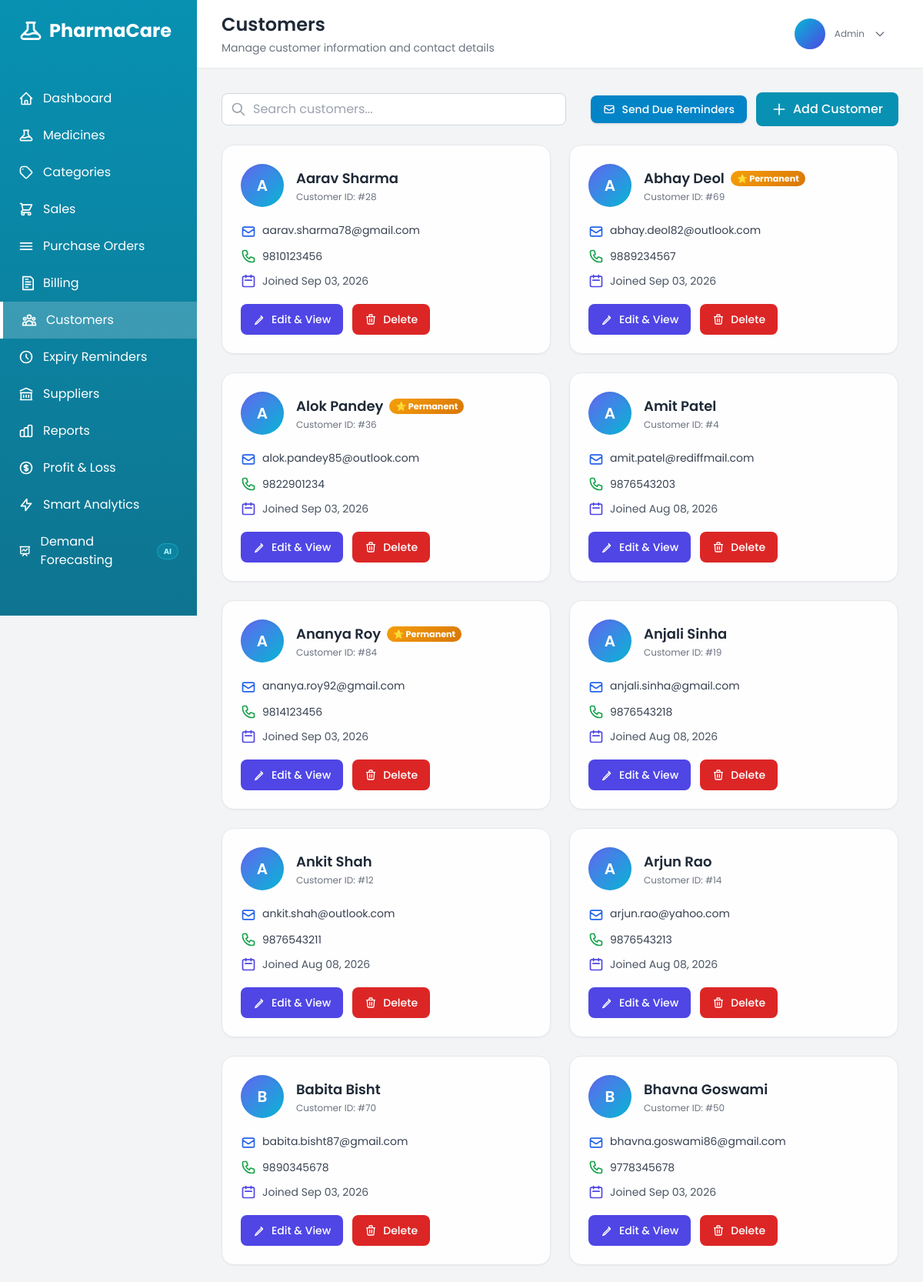
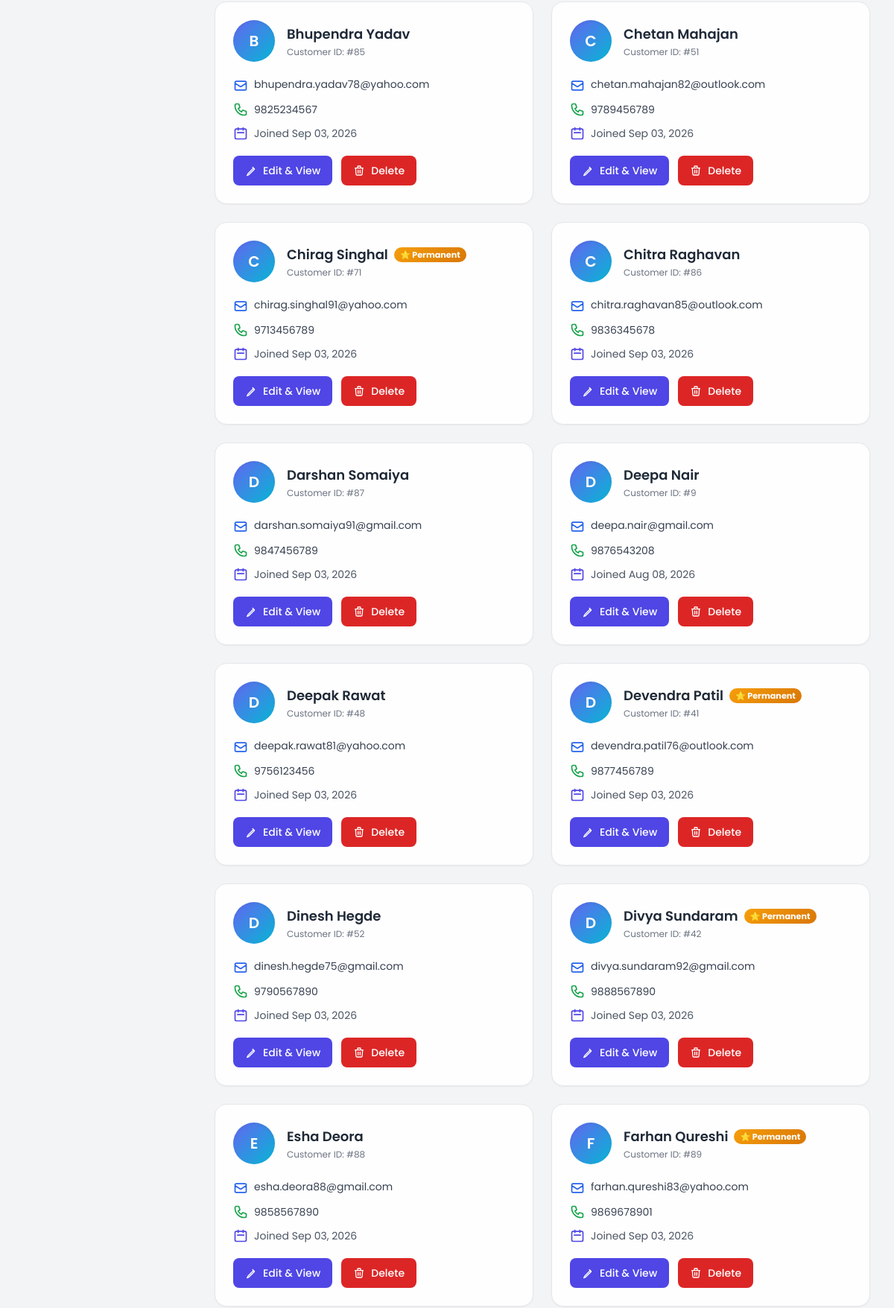
Page /customer/ (signed in, upper part) on the committed database (2 pictures, top to bottom).
### MediApp/models.py (models this page shows, shortened)
class User(AbstractUser):
    ROLE_CHOICES = [
        ('admin', 'Admin'),
        ('pharmacist', 'Pharmacist'),
        ('assistant', 'Assistant'),
    ]
    role = models.CharField(max_length=20, choices=ROLE_CHOICES, default='assistant')
    contact_number = models.CharField(max_length=15, blank=True)

class Customer(models.Model):
    name = models.CharField(max_length=100)
    email = models.EmailField()
    contact_number = models.CharField(max_length=15)
    is_permanent = models.BooleanField(
        default=False,
        help_text='Mark as permanent/loyal member to receive stock availability notifications.'
    )
    created_by = models.ForeignKey(
        'User',
        on_delete=models.SET_NULL,
        null=True,
        blank=True,
        related_name='customers_created'
    )
    created_at = models.DateTimeField(default=timezone.now)
    updated_at = models.DateTimeField(auto_now=True)
    class Meta:
        ordering = ['name']

### MediApp/views.py (the view)
# urls.py: path('customer/', views.customer_list, name='customer_list'),
@assistant_or_above
def customer_list(request):
    search_query = request.GET.get('search', '').strip()
    customers_qs = owner_scope_queryset(request, Customer.objects.prefetch_related('reminders'), 'created_by')
    if search_query:
        customers_qs = customers_qs.filter(
            Q(name__icontains=search_query) |
            Q(email__icontains=search_query) |
            Q(contact_number__icontains=search_query)
        )
    total_count = customers_qs.count()
    page = request.GET.get('page', 1)
    paginator = Paginator(customers_qs, 24)
    try:
        customers = paginator.page(page)
    except PageNotAnInteger:
        customers = paginator.page(1)
    except EmptyPage:
        customers = paginator.page(paginator.num_pages)
    context = {
        'customers': customers,
        'paginator': paginator,
        'page_obj': customers,
        'is_paginated': customers.has_other_pages(),
        'total_count': total_count,
        'search_query': search_query,
    }
    return render(request, 'customer/customer_list.html', context)

### MediApp/templates/customer/customer_list.html (shortened to what this page needs)
{% extends 'base.html' %}
{% block page_title %}Customers{% endblock %}
{% block page_subtitle %}Manage customer information and contact details{% endblock %}
{% block content %}
<div class="mb-6 flex flex-col sm:flex-row items-center justify-between gap-4">
  <form method="get" class="relative w-full sm:max-w-md">
    <input
      type="text"
      name="search"
      value="{{ search_query }}"
      id="searchInput"
      class="w-full pl-10 pr-10 py-2 border border-gray-300 rounded-lg
             focus:ring-2 focus:ring-indigo-500 focus:border-indigo-500 transition duration-150"
      placeholder="Search customers..."
      aria-label="Search Customers"
      oninput="handleSearchInput()"
    >
  </form>
  <div class="flex items-center gap-3 w-full sm:w-auto">
    <button onclick="sendDueReminders()" id="sendDueRemindersBtn"
            class="px-4 py-2 text-sm font-medium text-white bg-sky-600 hover:bg-sky-700 active:bg-sky-800 rounded-lg shadow transition flex items-center justify-center gap-2 w-full sm:w-auto">
      <svg class="w-4 h-4" fill="none" stroke="currentColor" viewBox="0 0 24 24">
        <path stroke-linecap="round" stroke-linejoin="round" stroke-width="2" d="M3 8l7.89 5.26a2 2 0 002.22 0L21 8M5 19h14a2 2 0 002-2V7a2 2 0 00-2-2H5a2 2 0 00-2 2v10a2 2 0 002 2z"/>
      </svg>
      <span>Send Due Reminders</span>
    </button>
    <button onclick="openAddCustomerModal()"
            class="btn btn-primary w-full sm:w-auto flex items-center justify-center gap-2">
      <svg class="w-5 h-5" fill="none" stroke="currentColor" viewBox="0 0 24 24">
        <path stroke-linecap="round" stroke-linejoin="round" stroke-width="2"
              d="M12 4v16m8-8H4"/>
      </svg>
      Add Customer
    </button>
  </div>
</div>
<div class="grid grid-cols-1 lg:grid-cols-2 gap-6">
  {% for customer in customers %}
  <div class="bg-white/90 border border-gray-200 rounded-2xl p-6 shadow-sm hover:shadow-lg hover:border-indigo-200 transition-all duration-300 flex flex-col">
    <div class="flex items-center gap-4 mb-5">
      <div class="w-14 h-14 rounded-full bg-gradient-to-br from-indigo-500 to-cyan-500 flex items-center justify-center text-white font-semibold text-xl shadow-inner">
        {{ customer.name.0|upper }}
      </div>
      <div class="flex-1 min-w-0">
        <div class="flex items-center gap-2 flex-wrap">
          <h3 class="text-lg font-semibold text-gray-800 truncate">{{ customer.name }}</h3>
          {% if customer.is_permanent %}
          <span style="display:inline-flex;align-items:center;gap:3px;background:linear-gradient(135deg,#f59e0b,#d97706);color:#fff;font-size:0.7rem;font-weight:700;padding:2px 8px;border-radius:20px;white-space:nowrap;">
            ⭐ Permanent
          </span>
          {% endif %}
        </div>
        <p class="text-xs text-gray-500 mt-0.5">Customer ID: #{{ customer.id }}</p>
      </div>
    </div>
    <div class="space-y-3 text-sm text-gray-700 mb-5 flex-grow">
      <div class="flex items-start gap-2">
        <svg class="w-5 h-5 text-blue-600 mt-0.5 flex-shrink-0" fill="none" stroke="currentColor" viewBox="0 0 24 24">
          <path stroke-linecap="round" stroke-linejoin="round" stroke-width="2"
                d="M3 8l7.89 5.26a2 2 0 002.22 0L21 8M5 19h14a2 2 0 002-2V7a2 2 0 00-2-2H5a2 2 0 00-2 2v10a2 2 0 002 2z"/>
        </svg>
        <span class="break-all">{{ customer.email }}</span>
      </div>
      <div class="flex items-center gap-2">
        <span>{{ customer.contact_number }}</span>
      </div>
      <div class="flex items-center gap-2">
        <svg class="w-5 h-5 text-indigo-600 flex-shrink-0" fill="none" stroke="currentColor" viewBox="0 0 24 24">
          <path stroke-linecap="round" stroke-linejoin="round" stroke-width="2"
                d="M8 7V3m8 4V3m-9 8h10M5 21h14a2 2 0 002-2V7a2 2 0 00-2-2H5a2 2 0 00-2 2v12a2 2 0 002 2z"/>
        </svg>
        <span class="text-xs sm:text-sm text-gray-600">Joined {{ customer.created_at|date:"M d, Y" }}</span>
      </div>
    </div>
    <div class="flex flex-wrap gap-3 mt-auto">
      <a href="{% url 'edit_customer' customer.id %}"
         class="flex items-center justify-center gap-2 w-full sm:w-auto px-4 py-2.5 text-white bg-indigo-600 hover:bg-indigo-700 active:bg-indigo-800 text-sm font-medium rounded-lg transition duration-150">
        <svg class="w-4 h-4" fill="none" stroke="currentColor" viewBox="0 0 24 24">
          <path stroke-linecap="round" stroke-linejoin="round" stroke-width="2"
                d="M15.232 5.232l3.536 3.536m-2.036-1.5L6 18l-2 4 4-2 10.732-10.732z"/>
        </svg>
        <span>Edit & View</span>
      </a>
      <button onclick="confirmDelete({{ customer.id }}, '{{ customer.name }}')"
              class="flex items-center justify-center gap-2 w-full sm:w-auto px-4 py-2.5 text-white bg-red-600 hover:bg-red-700 active:bg-red-800 text-sm font-medium rounded-lg transition duration-150">
        <svg class="w-4 h-4" fill="none" stroke="currentColor" viewBox="0 0 24 24">
          <path stroke-linecap="round" stroke-linejoin="round" stroke-width="2"
                d="M19 7l-.867 12.142A2 2 0 0116.138 21H7.862a2 2 0 01-1.995-1.858L5 7m5 4v6m4-6v6m1-10V4a1 1 0 00-1-1h-4a1 1 0 00-1 1v3M4 7h16"/>
        </svg>
        <span>Delete</span>
      </button>
    </div>
  </div>
  {% endfor %}
</div>
{% endblock %}

### MediApp/templates/base.html (shortened to what this page needs)
<!DOCTYPE html>
<html lang="en">
<head>
    <script src="https://cdn.tailwindcss.com"></script>
</head>
<body>
    <aside class="sidebar" id="sidebar">
        <div class="p-6">
            <div class="flex items-center justify-between">
                <h1 class="text-2xl font-bold flex items-center gap-2">
                    PharmaCare
                </h1>
            </div>
        </div>
        <nav class="mt-6">
            <a href="{% url 'dashboard' %}" class="nav-link flex items-center gap-3 px-6 py-3 {% if request.resolver_match.url_name == 'dashboard' %}active{% endif %}" onclick="closeSidebarOnMobile()">
                <svg class="w-5 h-5" fill="none" stroke="currentColor" viewBox="0 0 24 24">
                    <path stroke-linecap="round" stroke-linejoin="round" stroke-width="2" d="M3 12l2-2m0 0l7-7 7 7M5 10v10a1 1 0 001 1h3m10-11l2 2m-2-2v10a1 1 0 01-1 1h-3m-6 0a1 1 0 001-1v-4a1 1 0 011-1h2a1 1 0 011 1v4a1 1 0 001 1m-6 0h6"/>
                </svg>
                Dashboard
            </a>
            {% if request.user.is_superuser or request.user.role == 'admin' or request.user.role == 'pharmacist' %}
            <a href="{% url 'medicine_list' %}" class="nav-link flex items-center gap-3 px-6 py-3 " onclick="closeSidebarOnMobile()">
                Medicines
            </a>
            <a href="{% url 'category_list' %}" class="nav-link flex items-center gap-3 px-6 py-3 {% if 'categories' in request.path %}active{% endif %}" onclick="closeSidebarOnMobile()">
                <svg class="w-5 h-5" fill="none" stroke="currentColor" viewBox="0 0 24 24">
                    <path stroke-linecap="round" stroke-linejoin="round" stroke-width="2" d="M7 7h.01M7 3h5c.512 0 1.024.195 1.414.586l7 7a2 2 0 010 2.828l-7 7a2 2 0 01-2.828 0l-7-7A1.994 1.994 0 013 12V7a4 4 0 014-4z"/>
                </svg>
                Categories
            </a>
            {% endif %}
            <a href="{% url 'sales_list' %}" class="nav-link flex items-center gap-3 px-6 py-3 {% if 'sales' in request.path %}active{% endif %}" onclick="closeSidebarOnMobile()">
                <svg class="w-5 h-5" fill="none" stroke="currentColor" viewBox="0 0 24 24">
                    <path stroke-linecap="round" stroke-linejoin="round" stroke-width="2" d="M3 3h2l.4 2M7 13h10l4-8H5.4M7 13L5.4 5M7 13l-2.293 2.293c-.63.63-.184 1.707.707 1.707H17m0 0a2 2 0 100 4 2 2 0 000-4zm-8 2a2 2 0 11-4 0 2 2 0 014 0z"/>
                </svg>
                Sales
            </a>
            <a href="{% url 'purchase_order_list' %}" class="nav-link flex items-center gap-3 px-6 py-3 {% if 'purchase-orders' in request.path %}active{% endif %}" onclick="closeSidebarOnMobile()">
                <svg class="w-5 h-5" fill="none" stroke="currentColor" viewBox="0 0 24 24">
                    <path stroke-linecap="round" stroke-linejoin="round" stroke-width="2" d="M3 7h18M3 12h18M3 17h18"/>
                </svg>
                Purchase Orders
            </a>
            <a href="{% url 'invoice_history' %}" class="nav-link flex items-center gap-3 px-6 py-3 " onclick="closeSidebarOnMobile()">
                <svg class="w-5 h-5" fill="none" stroke="currentColor" viewBox="0 0 24 24">
                    <path stroke-linecap="round" stroke-linejoin="round" stroke-width="2" d="M7 2h12l4 4v16H7zM11 10h8M11 14h8M11 18h4M11 6h4"/>
                </svg>
                Billing
            </a>
            <a href="{% url 'customer_list' %}" class="nav-link flex items-center gap-3 px-6 py-3 {% if 'customer' in request.path and 'expiry-reminders' not in request.path %}active{% endif %}" onclick="closeSidebarOnMobile()">
                Customers
            </a>
            <a href="{% url 'expiry_reminder_list' %}" class="nav-link flex items-center gap-3 px-6 py-3 {% if 'expiry-reminders' in request.path %}active{% endif %}" onclick="closeSidebarOnMobile()">
                <svg class="w-5 h-5" fill="none" stroke="currentColor" viewBox="0 0 24 24">
                    <path stroke-linecap="round" stroke-linejoin="round" stroke-width="2" d="M12 8v4l3 3m6-3a9 9 0 11-18 0 9 9 0 0118 0z"/>
                </svg>
                Expiry Reminders
            </a>
            {% if request.user.is_superuser or request.user.role == 'admin' or request.user.role == 'pharmacist' %}
            <a href="{% url 'supplier_list' %}" class="nav-link flex items-center gap-3 px-6 py-3 {% if 'supplier' in request.path %}active{% endif %}" onclick="closeSidebarOnMobile()">
                <svg class="w-5 h-5" fill="none" stroke="currentColor" viewBox="0 0 24 24">
                    <path stroke-linecap="round" stroke-linejoin="round" stroke-width="2" d="M8 14v3m4-3v3m4-3v3M3 21h18M3 10h18M3 7l9-4 9 4M4 10h16v11H4V10z"/>
                </svg>
                Suppliers
            </a>
            {% endif %}
            {% if request.user.is_superuser or request.user.role == 'admin' or request.user.role == 'pharmacist' or request.user.role == 'assistant' %}
            <a href="{% url 'reports_dashboard' %}" class="nav-link flex items-center gap-3 px-6 py-3 {% if request.resolver_match.url_name == 'reports_dashboard' %}active{% endif %}" onclick="closeSidebarOnMobile()">
                Reports
            </a>
            <a href="{% url 'profit_loss_report' %}" class="nav-link flex items-center gap-3 px-6 py-3 {% if request.resolver_match.url_name == 'profit_loss_report' %}active{% endif %}" onclick="closeSidebarOnMobile()">
                Profit & Loss
            </a>
            <a href="{% url 'smart_analytics' %}" class="nav-link flex items-center gap-3 px-6 py-3 {% if request.resolver_match.url_name == 'smart_analytics' %}active{% endif %}" onclick="closeSidebarOnMobile()">
                <svg class="w-5 h-5" fill="none" stroke="currentColor" viewBox="0 0 24 24">
                    <path stroke-linecap="round" stroke-linejoin="round" stroke-width="2" d="M13 10V3L4 14h7v7l9-11h-7z"/>
                </svg>
                Smart Analytics
            </a>
            <a href="{% url 'demand_forecasting' %}" class="nav-link flex items-center gap-3 px-6 py-3 {% if request.resolver_match.url_name == 'demand_forecasting' %}active{% endif %}" onclick="closeSidebarOnMobile()">
                <svg class="w-5 h-5" fill="none" stroke="currentColor" viewBox="0 0 24 24">
                    <path stroke-linecap="round" stroke-linejoin="round" stroke-width="2" d="M7 12l3-3 3 3 4-4M8 21l4-4 4 4M3 4h18M4 4h16v12a1 1 0 01-1 1H5a1 1 0 01-1-1V4z"/>
                </svg>
                Demand Forecasting
                <span class="ml-auto text-[10px] font-bold bg-cyan-500/20 text-cyan-200 border border-cyan-400/40 px-2 py-0.5 rounded-full">AI</span>
            </a>
            {% endif %}
        </nav>
    </aside>
    <div class="main-content" id="mainContent">
        <header class="bg-white shadow-sm px-4 md:px-8 py-4 sticky top-0 z-50">
            <div class="flex justify-between items-center">
                <div class="flex items-center gap-4">
                    <div>
                        <h2 class="text-xl md:text-2xl font-semibold text-gray-800">{% block page_title %}Dashboard{% endblock %}</h2>
                        <p class="text-xs md:text-sm text-gray-500 mt-1 hidden sm:block">{% block page_subtitle %}Welcome back, {{ request.user.get_full_name|default:request.user.username }}{% endblock %}</p>
                    </div>
                </div>
                <div class="user-dropdown">
                    <button onclick="toggleDropdown()" class="flex items-center gap-2 md:gap-3 px-2 md:px-4 py-2 rounded-lg hover:bg-gray-100 transition">
                        <div class="w-8 h-8 md:w-10 md:h-10 bg-gradient-to-br from-cyan-500 to-indigo-600 rounded-full flex items-center justify-center text-white font-semibold text-sm md:text-base">
                        </div>
                        <div class="text-left hidden md:block">
                            <p class="text-xs text-gray-500">{{ user.get_role_display }}</p>
                        </div>
                        <svg class="w-4 h-4 text-gray-500" fill="none" stroke="currentColor" viewBox="0 0 24 24">
                            <path stroke-linecap="round" stroke-linejoin="round" stroke-width="2" d="M19 9l-7 7-7-7"/>
                        </svg>
                    </button>
                </div>
            </div>
        </header>
        <main class="flex-1 p-4 md:p-8">
            {% block content %}
            {% endblock %}
        </main>
    </div>
</body>
</html>

### rows in the picture
User: role "Admin"
Customer: name.0 "A", name "Aarav Sharma", id "28", email "aarav.sharma78@gmail.com", contact_number "9810123456", created_at "Sep 03, 2026"
Customer: name.0 "A", name "Abhay Deol", is_permanent "⭐ Permanent", id "69", email "abhay.deol82@outlook.com", contact_number "9889234567", created_at "Sep 03, 2026"
Customer: name.0 "A", name "Alok Pandey", is_permanent "⭐ Permanent", id "36", email "alok.pandey85@outlook.com", contact_number "9822901234", created_at "Sep 03, 2026"
Customer: name.0 "A", name "Amit Patel", id "4", email "amit.patel@rediffmail.com", contact_number "9876543203", created_at "Aug 08, 2026"
Customer: name.0 "A", name "Ananya Roy", is_permanent "⭐ Permanent", id "84", email "ananya.roy92@gmail.com", contact_number "9814123456", created_at "Sep 03, 2026"
Customer: name.0 "A", name "Anjali Sinha", id "19", email "anjali.sinha@gmail.com", contact_number "9876543218", created_at "Aug 08, 2026"
Customer: name.0 "A", name "Ankit Shah", id "12", email "ankit.shah@outlook.com", contact_number "9876543211", created_at "Aug 08, 2026"
Customer: name.0 "A", name "Arjun Rao", id "14", email "arjun.rao@yahoo.com", contact_number "9876543213", created_at "Aug 08, 2026"
Customer: name.0 "B", name "Babita Bisht", id "70", email "babita.bisht87@gmail.com", contact_number "9890345678", created_at "Sep 03, 2026"
Customer: name.0 "B", name "Bhavna Goswami", id "50", email "bhavna.goswami86@gmail.com", contact_number "9778345678", created_at "Sep 03, 2026"
Customer: name.0 "B", name "Bhupendra Yadav", id "85", email "bhupendra.yadav78@yahoo.com", contact_number "9825234567", created_at "Sep 03, 2026"
Customer: name.0 "C", name "Chetan Mahajan", id "51", email "chetan.mahajan82@outlook.com", contact_number "9789456789", created_at "Sep 03, 2026"
Customer: name.0 "C", name "Chirag Singhal", is_permanent "⭐ Permanent", id "71", email "chirag.singhal91@yahoo.com", contact_number "9713456789", created_at "Sep 03, 2026"
Customer: name.0 "C", name "Chitra Raghavan", id "86", email "chitra.raghavan85@outlook.com", contact_number "9836345678", created_at "Sep 03, 2026"
Customer: name.0 "D", name "Darshan Somaiya", id "87", email "darshan.somaiya91@gmail.com", contact_number "9847456789", created_at "Sep 03, 2026"
Customer: name.0 "D", name "Deepa Nair", id "9", email "deepa.nair@gmail.com", contact_number "9876543208", created_at "Aug 08, 2026"
Customer: name.0 "D", name "Deepak Rawat", id "48", email "deepak.rawat81@yahoo.com", contact_number "9756123456", created_at "Sep 03, 2026"
Customer: name.0 "D", name "Devendra Patil", is_permanent "⭐ Permanent", id "41", email "devendra.patil76@outlook.com", contact_number "9877456789", created_at "Sep 03, 2026"
Customer: name.0 "D", name "Dinesh Hegde", id "52", email "dinesh.hegde75@gmail.com", contact_number "9790567890", created_at "Sep 03, 2026"
Customer: name.0 "D", name "Divya Sundaram", is_permanent "⭐ Permanent", id "42", email "divya.sundaram92@gmail.com", contact_number "9888567890", created_at "Sep 03, 2026"
Customer: name.0 "E", name "Esha Deora", id "88", email "esha.deora88@gmail.com", contact_number "9858567890", created_at "Sep 03, 2026"
Customer: name.0 "F", name "Farhan Qureshi", is_permanent "⭐ Permanent", id "89", email "farhan.qureshi83@yahoo.com", contact_number "9869678901", created_at "Sep 03, 2026"
